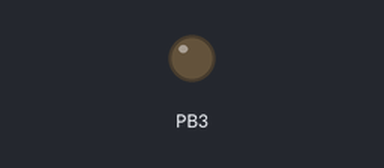
Simulated run of this sketch. Board: ATtiny85, built with avr-gcc and run on an emulated ATtiny85. Shown: output pins drawn as LEDs (lit = HIGH). Sleep ends after the set time or at an interrupt.

Above: at 4.5 s.
At 8.8 s:
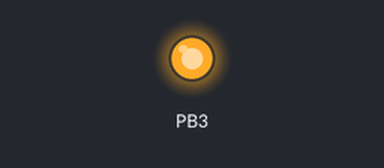
Timing chart, 0 to 11.7 s (numbered marks = the images above):
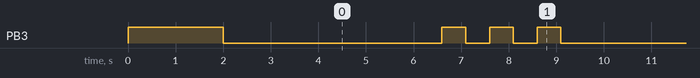

Measured:
- by itself, PB3: repeats every 7.1 s: 2 × (HIGH 0.50 s, LOW 0.50 s), HIGH 0.50 s, LOW 4.6 s
- by itself, everything shown: repeats every 7.1 s, in 6 steps

The sketch:

attiny85_Watchdog_sleep.ino
```cpp
#include <avr/sleep.h>
#include <avr/wdt.h>


ISR(WDT_vect){
  //put something when waking up
  wdt_disable();
}

void setup() {
  pinMode(3, OUTPUT);
  set_sleep_mode(SLEEP_MODE_PWR_DOWN);
  sleep_enable();

  digitalWrite(3, HIGH);
  delay(2000);
  digitalWrite(3, LOW);
  delay(500);

}

void loop() {

  ADCSleep(true); // set the ADC to sleep
  setup_watchdog(8);
  sleep_mode();
  //waling up
  ADCSleep(false);

  //blink twice
  for(int i = 0 ; i < 3 ; i++){
  digitalWrite(3, HIGH);
  delay(500);
  digitalWrite(3, LOW);
  delay(500);
  }

}

void ADCSleep(boolean toSleep){
  if (toSleep){
    ADCSRA &= ~(1<<ADEN);
  }else{
    ADCSRA |= (1<<ADEN);
  }
}
//set the watchdog timer to wake us up but not reset
//0=16ms, 1=32ms, 2=64ms, 3=128ms, 4=250ms, 5=500ms, 6=1sec, 7=2sec, 8=4sec, 9=8sec
void setup_watchdog(int timerPrescaler){


  if (timerPrescaler > 9 ) timerPrescaler = 9; //Correct incoming amount if need be

  byte bb = timerPrescaler & 7;
  if (timerPrescaler > 7) bb |= (1<<5); //Set the special 5th bit if necessary

  //This order of commands is important and cannot be combined
  MCUSR &= ~(1<<WDRF); //Clear the watch dog reset
  WDTCR |= (1<<WDCE) | (1<<WDE); //Set WD_change enable, set WD enable
  WDTCR = bb; //Set new watchdog timeout value
  WDTCR |= _BV(WDIE); //Set the interrupt enable, this will keep unit from resetting after each int
}
```
